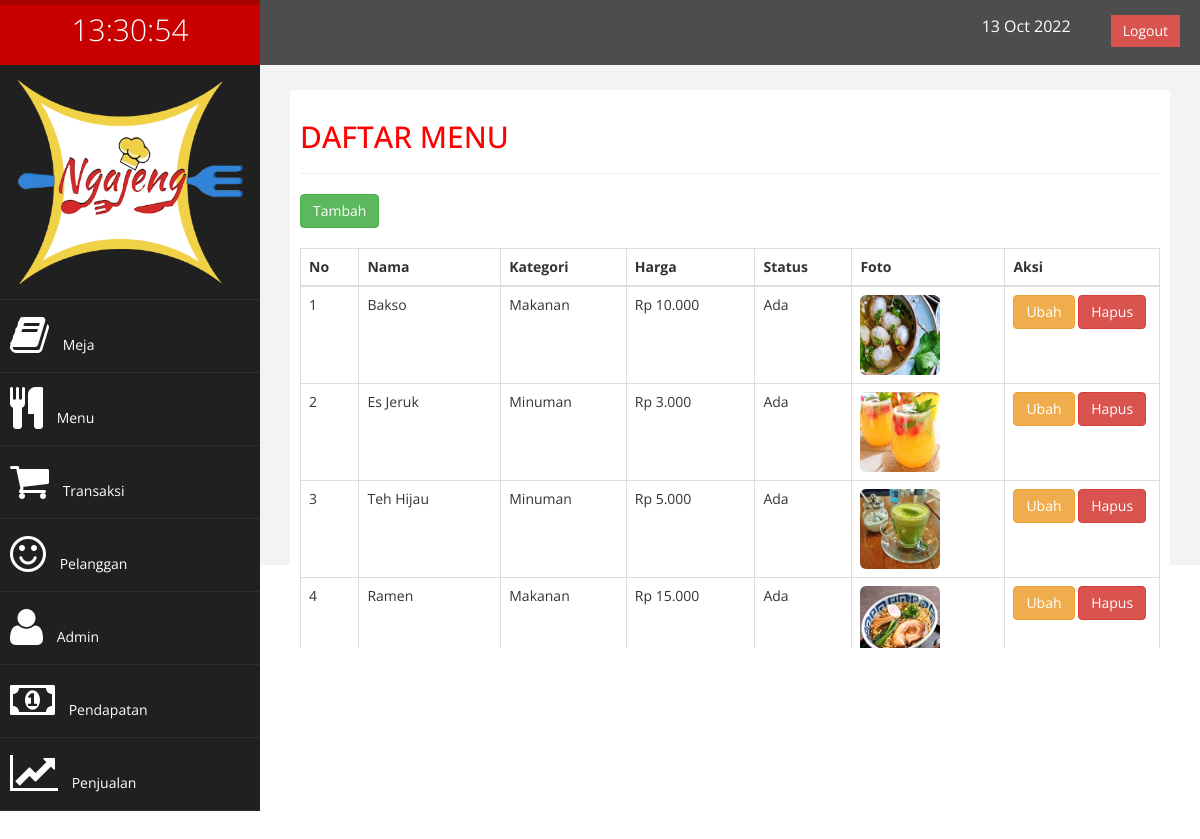
/admin/index.php?halaman=menu (signed in), run on the app's committed database.
### tables this page shows
CREATE TABLE `menu` (
  `id_menu` int(11) NOT NULL,
  `nama_menu` varchar(100) NOT NULL,
  `id_kategori` int(11) NOT NULL,
  `harga_menu` int(100) NOT NULL,
  `fotomenu` varchar(1000) NOT NULL,
  `id_status` int(11) NOT NULL
);

CREATE TABLE `kategori_makanan` (
  `id_kategori` int(11) NOT NULL,
  `nama_kategori` varchar(30) NOT NULL
);

CREATE TABLE `status` (
  `id_status` int(11) NOT NULL,
  `status` varchar(30) NOT NULL,
  `sedang` varchar(10) NOT NULL
);

### admin/menu.php (the view, shortened to what this page needs)
<div>
	<div><h2>DAFTAR MENU</h2><hr>
		<a type="button" class="btn btn-success" data-toggle="modal" data-target="#tambahmenu">Tambah</a>
	</div>
	<br>
<div style="height:400px;overflow-y: scroll; ">
	<table class="table table-bordered table-hover">
		<thead>
			<tr>
				<th>No</th>
				<th>Nama</th>
				<th>Kategori</th>
				<th>Harga</th>
				<th>Status</th>
				<th>Foto</th>
				<th class="lebar18">Aksi</th>
			</tr>
		</thead>
		<tbody>
			<?php   $no=1;
			$ambil = $koneksi->query(
				"SELECT *
				FROM kategori_makanan
				INNER JOIN(menu INNER JOIN status
				ON menu.id_status=status.id_status)
				ON menu.id_kategori=kategori_makanan.id_kategori"
			);
			?>
			<?php while($pecah = $ambil->fetch_assoc()){ 		?>
				<tr>
					<td><?php echo $no; ?></td>
					<td><?php echo $pecah['nama_menu']; ?></td>
					<td><?php echo $pecah['nama_kategori']; ?></td>
					<td><?php echo rupiah($pecah['harga_menu']); ?></td>
					<td><?php echo $pecah['status']; ?></td>
					<td><img class="img-rounded" width="80px" height="80px" src="../assets/img/produk/<?php echo $pecah['fotomenu'] ?>" ></td>
					<td>
						<a id="ubah" type="button" class="btn btn-warning" data-toggle="modal" data-target="#ubahmenu"
						data-id="<?php echo $pecah['id_menu'];?>"
						data-foto="<?php echo $pecah['fotomenu'] ?>"
						data-nama="<?php echo $pecah['nama_menu']; ?>"
						data-kategori="<?php echo $pecah['id_kategori']; ?> "
						data-harga="<?php echo $pecah['harga_menu']; ?>"
						data-status="<?php echo $pecah['id_status']; ?>">Ubah</a>
						<a id="hapus" type="button" class="btn btn-danger" data-toggle="modal" data-target="#hapusmenu" data-id="<?php echo $pecah['id_menu'];?>">Hapus</a>
					</td>
				</tr>
				<?php
				$no++;
			}
			?>
		</tbody>
</table></div>
</div>

### admin/index.php (shortened to what this page needs)
<!DOCTYPE html>
<?php
    function rupiah($angka){
    $hasil_rupiah = "Rp " . number_format($angka,0,',','.');
    return $hasil_rupiah;
}
    $koneksi= new mysqli('localhost','root','','restorant');
 ?>
<head>
    <link href="../assets/css/bootstrap.css" rel="stylesheet" />
    <link href="../assets/css/font-awesome.css" rel="stylesheet" />
    <link href="../assets/js/morris/morris-0.4.3.min.css" rel="stylesheet" />
    <link href="../assets/css/custom.css" rel="stylesheet" />
    <link href="../assets/css/ganti.css" rel="stylesheet" />
    <link href="../assets/css/sweetalert.min.css" rel="stylesheet" />
</head>
<body>
    <div id="wrapper">
        <nav class="navbar navbar-default navbar-cls-top" role="navigation" style="margin-bottom: 0">
            <div class="navbar-header">
                <div class="jamdigital navbar-brand" id="jamdigital"></div>
            </div>
            <div class=" paneljam">
                <a href="index.php?halaman=logout" class="btn btn-danger square-btn-adjust">Logout</a>
            </div>
            <div class=" paneljam">
                <?php
            echo date("  d M Y") . "<br>";
            ?>
            </div>
            <div class=" paneljam" id="jamdigital"></div>
        </nav>
        <nav class="navbar-default navbar-side" role="navigation">
            <div class="sidebar-collapse">
                <ul class="nav" id="main-menu">
                    <li class="text-center namaadmin">
                        <img src="../assets/img/logo2.png" class="user-image img-responsive logo_ngajeng" />
                    </li>
                    <li><a href="index.php"><i class="fa fa-book fa-3x"></i> Meja</a></li>
                    <li><a href="index.php?halaman=menu"><i class="fa fa-cutlery fa-3x"></i> Menu</a></li>
                    <li><a href="index.php?halaman=transaksi"><i class="fa fa-shopping-cart fa-3x"></i> Transaksi</a>
                    </li>
                    <li><a href="index.php?halaman=member"><i class="fa fa-smile-o fa-3x"></i> Pelanggan</a></li>
                    <li><a href="index.php?halaman=admin"><i class="fa fa-user fa-3x"></i> Admin</a></li>
                    <li><a href="index.php?halaman=pendapatan"><i class="fa fa-money fa-3x"></i> Pendapatan</a></li>
                    <li><a href="index.php?halaman=penjualan"><i class="fa fa-line-chart fa-3x"></i> Penjualan</a></li>
                </ul>
            </div>
        </nav>
        <div id="page-wrapper" style="max-height: 500px !important;">
            <div id="page-inner" style="max-height: 500px !important;">
                <?php
                    if (isset($_GET['halaman']))
                    {
                        if ($_GET['halaman']=='menu') {
                            include'menu.php';
                        }
                        elseif ($_GET['halaman']=='pesan') {
                            include'pesan.php';
                        }
                        elseif ($_GET['halaman']=='transaksi') {
                            include'transaksi.php';
                        }
                        elseif ($_GET['halaman']=='member') {
                            include'member.php';
                        }
                        elseif ($_GET['halaman']=='admin') {
                            include'admin.php';
                        }
                        elseif ($_GET['halaman']=='detail') {
                            include'detail.php';
                        }
                        elseif ($_GET['halaman']=='logout') {
                            include'logout.php';
                        }
                        elseif ($_GET['halaman']=='pendapatan') {
                            include'pendapatan.php';
                        }
                        elseif ($_GET['halaman']=='penjualan') {
                            include'penjualan.php';
                        }
                    }
                    else{
                        include'meja.php';
                    }
                 ?>
            </div>
        </div>
    </div>
</body>
</html>

### assets/css/custom.css (style rules this page uses)
body { font-family: 'Open Sans', sans-serif; }
#wrapper { width: 100%; background:#202020; }
#page-wrapper { padding: 15px 15px; background:#F3F3F3; }
#page-inner { height:600px; width:100%; margin:10px 20px 10px 0px; background-color:#fff!important; padding:10px; }
.text-center { text-align:center; }
h2 { color: #f00; }
.square-btn-adjust { border: 0px solid transparent; -webkit-border-radius: 0px; -moz-border-radius: 0px; border-radius: 0px; }
.lebar18 { width: 18%; }
.user-image { margin: 25px auto; -webkit-border-radius: 10px; -moz-border-radius: 10px; border-radius: 10px; max-height:170px; max-width:170px; }
.navbar-cls-top .navbar-brand { color: #fff; background: #C90000; width: 260px; text-align: center; height: 60px; font-size: 30px; font-weight: 700; }
.sidebar-collapse , .sidebar-collapse .nav { background:none; }
.sidebar-collapse .nav { padding:0; }
.sidebar-collapse .nav > li > a { color:#fff; background:#202020; text-shadow:none; }
.sidebar-collapse > .nav > li > a { padding:15px 10px; }
.sidebar-collapse > .nav > li { border-bottom: 1px solid rgba(107, 108, 109, 0.19); }
.navbar-side { border:none; background-color: #202020;= }
.navbar-cls-top { background:#4D4D4D; border-bottom:none; }
.navbar-default { border:0px solid black; }
.navbar-header { background: #A70303; }
.nav > li > a > i { margin-right:10px; }
@media (min-width:768px) { #page-wrapper { margin: 0 0 0 260px; padding: 15px 30px; height: 500px !important; } }
@media (min-width:768px) { .navbar-side { z-index: 1; position: absolute; width: 260px; } }
@media (min-width:768px) { .navbar { border-radius: 0px; } }
.paneljam { color: white; padding: 15px 20px 5px 20px; float: right; font-size: 16px; }
.jamdigital { color: white; margin-top: 2%; font-size: 30px; font-weight: 100 !important; }

### assets/css/ganti.css (style rules this page uses)
.paneljam { color: white; padding: 15px 20px 5px 20px; float: right; font-size: 16px; }
.logo_ngajeng { max-width: none !important; max-height: none !important; width: 90% !important; height: 90% !important; margin-top: 0px !important; margin-bottom: 0px !important; }

### data on the page
menu: nama_menu "Bakso", id_kategori.nama_kategori "Makanan", harga_menu "Rp 10.000", id_status.status "Ada", fotomenu (picture)
menu: nama_menu "Es Jeruk", id_kategori.nama_kategori "Minuman", harga_menu "Rp 3.000", id_status.status "Ada", fotomenu (picture)
menu: nama_menu "Teh Hijau", id_kategori.nama_kategori "Minuman", harga_menu "Rp 5.000", id_status.status "Ada", fotomenu (picture)
menu: nama_menu "Ramen", id_kategori.nama_kategori "Makanan", harga_menu "Rp 15.000", id_status.status "Ada", fotomenu (picture)
